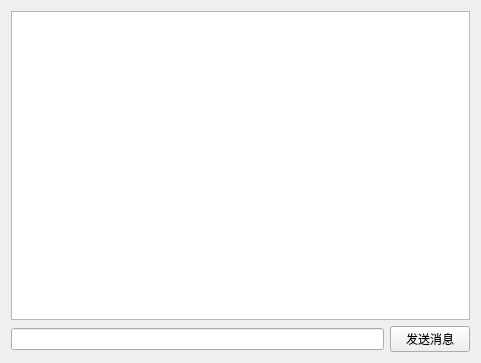
<?xml version="1.0" encoding="UTF-8"?>
<ui version="4.0">
 <class>udpsendreceive</class>
 <widget class="QWidget" name="udpsendreceive">
  <property name="geometry">
   <rect>
    <x>0</x>
    <y>0</y>
    <width>481</width>
    <height>363</height>
   </rect>
  </property>
  <property name="windowTitle">
   <string>udpsendreceive</string>
  </property>
  <layout class="QGridLayout" name="gridLayout_2">
   <item row="0" column="0">
    <layout class="QGridLayout" name="gridLayout">
     <item row="0" column="0" colspan="2">
      <widget class="QPlainTextEdit" name="plainTextEdit"/>
     </item>
     <item row="1" column="0">
      <widget class="QLineEdit" name="lineEdit"/>
     </item>
     <item row="1" column="1">
      <widget class="QPushButton" name="pushButton">
       <property name="text">
        <string>发送消息</string>
       </property>
      </widget>
     </item>
    </layout>
   </item>
  </layout>
 </widget>
 <resources/>
 <connections/>
</ui>
